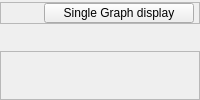
                         <widget class="QWidget" name="LED_Zap_Display_page2">
                          <layout class="QVBoxLayout" name="aaa">
                           <property name="spacing">
                            <number>0</number>
                           </property>
                           <property name="leftMargin">
                            <number>0</number>
                           </property>
                           <property name="topMargin">
                            <number>2</number>
                           </property>
                           <property name="rightMargin">
                            <number>0</number>
                           </property>
                           <property name="bottomMargin">
                            <number>0</number>
                           </property>
                           <item alignment="Qt::AlignTop">
                            <widget class="QFrame" name="LED_Zap_Display2_pushButton_frame">
                             <property name="frameShape">
                              <enum>QFrame::StyledPanel</enum>
                             </property>
                             <property name="frameShadow">
                              <enum>QFrame::Raised</enum>
                             </property>
                             <layout class="QVBoxLayout" name="verticalLayout_33">
                              <property name="spacing">
                               <number>0</number>
                              </property>
                              <property name="leftMargin">
                               <number>0</number>
                              </property>
                              <property name="topMargin">
                               <number>0</number>
                              </property>
                              <property name="rightMargin">
                               <number>5</number>
                              </property>
                              <property name="bottomMargin">
                               <number>0</number>
                              </property>
                              <item alignment="Qt::AlignRight">
                               <widget class="QPushButton" name="LED_Zap_Display2_pushButton">
                                <property name="minimumSize">
                                 <size>
                                  <width>150</width>
                                  <height>20</height>
                                 </size>
                                </property>
                                <property name="maximumSize">
                                 <size>
                                  <width>150</width>
                                  <height>20</height>
                                 </size>
                                </property>
                                <property name="text">
                                 <string>Single Graph display</string>
                                </property>
                               </widget>
                              </item>
                             </layout>
                            </widget>
                           </item>
                           <item>
                            <widget class="QFrame" name="LED_Zap_Display2">
                             <property name="frameShape">
                              <enum>QFrame::StyledPanel</enum>
                             </property>
                             <property name="frameShadow">
                              <enum>QFrame::Raised</enum>
                             </property>
                             <layout class="QVBoxLayout" name="LEDZap_Display2_Layout">
                              <property name="spacing">
                               <number>0</number>
                              </property>
                              <property name="leftMargin">
                               <number>0</number>
                              </property>
                              <property name="topMargin">
                               <number>2</number>
                              </property>
                              <property name="rightMargin">
                               <number>0</number>
                              </property>
                              <property name="bottomMargin">
                               <number>0</number>
                              </property>
                             </layout>
                            </widget>
                           </item>
                          </layout>
                         </widget>
